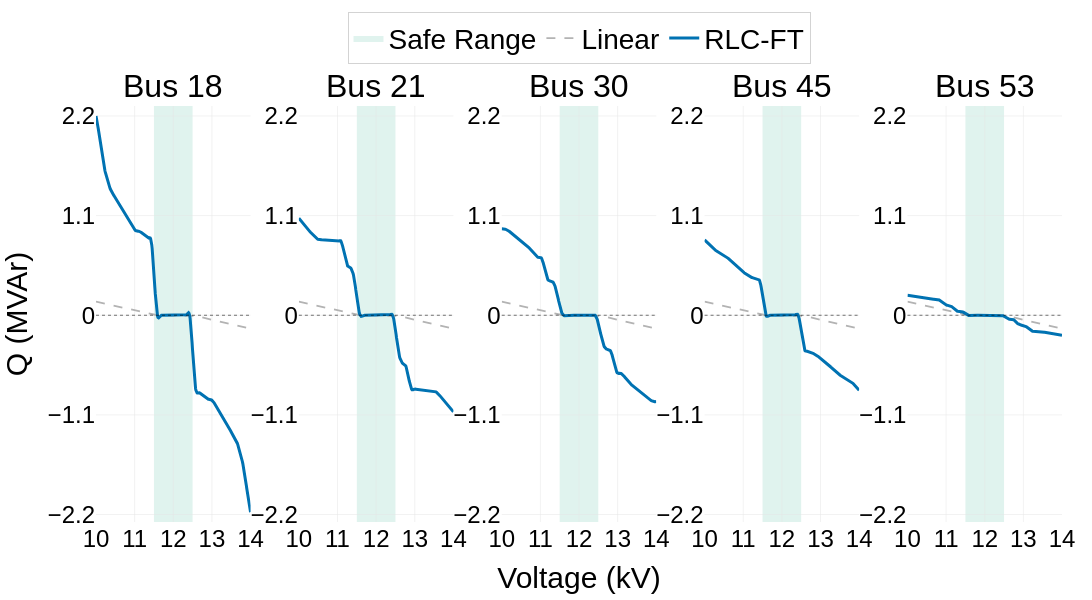

This figure's notebook cell:
### Code cell
def enhanced_policy_plot_v2(
    policy_net,
    topology,
    bus_indices=(0, 1, 2, 3, 4),
    bus_titles=('Bus 18', 'Bus 21', 'Bus 30', 'Bus 45', 'Bus 53'),
    x_range=(10.0, 14.0),            # kV
    safe_range=(11.5, 12.5),         # kV
    N=400,
    linear_scale=1.0,                # 若需将线性基线缩放，请设为>1
    smoothing='savgol',              # 'savgol', 'moving', None
    smooth_window=25, smooth_poly=3
):
    """
    Five-panel policy visualization comparing RLC-FT vs Linear on representative buses.
    - Consistent styling across subplots
    - Light safe-range shading
    - Global unified Y-axis range and ticks for comparability
    """
    import numpy as np
    import plotly.graph_objects as go
    from plotly.subplots import make_subplots
    import torch

    # ---------- helpers ----------
    def moving_average(a, n=21):
        a = np.asarray(a, float)
        if n <= 1: return a
        return np.convolve(a, np.ones(n)/n, mode='same')

    def smooth_vec(y):
        y = np.asarray(y, float)
        if smoothing is None:
            return y
        if smoothing == 'moving':
            return moving_average(y, n=max(5, smooth_window//2))
        if smoothing == 'savgol':
            try:
                from scipy.signal import savgol_filter
                win = smooth_window if smooth_window % 2 == 1 else smooth_window + 1
                win = min(win, len(y) - (1 - len(y) % 2))
                win = max(win, 5) if win % 2 == 1 else max(win-1, 5)
                win = min(win, len(y) - (1 - len(y) % 2))
                if win < 5:
                    return moving_average(y, n=max(3, len(y)//10))
                poly = min(smooth_poly, max(2, (win-1)//2))
                return savgol_filter(y, window_length=win, polyorder=poly, mode='interp')
            except Exception:
                return moving_average(y, n=max(5, smooth_window//2))
        return y

    def tolist(x):
        return np.asarray(x).tolist()

    # ---------- styles ----------
    safe_fill = "rgba(0, 158, 115, 0.12)"  # 淡绿
    color_rlc = "#0072B2"                  # 蓝
    color_lin = "#B3B3B3"                  # 浅灰
    zero_line = "rgba(0,0,0,0.55)"

    # ---------- sampling ----------
    x_vals = np.linspace(float(x_range[0]), float(x_range[1]), int(N))
    # 假设 policy_net[i] 接受电压标幺值，这里沿用你之前：0.80 + 0.001*j
    v_pu = 0.80 + 0.001 * np.arange(N)     # 若需严格以 x_vals/12，请自行替换

    # ---------- first pass: compute all data to set global Y range ----------
    all_linear, all_rlc = [], []

    # 暂存每个子图数据
    per_bus_data = []

    for i in bus_indices:
        # 线性基线（与原实现保持一致）
        baseline_vals = []
        for vp in v_pu.tolist():
            base = np.maximum(vp - 1.05, 0) - np.maximum(0.95 - vp, 0)
            baseline_vals.append(-base)
        baseline_vals = np.asarray(baseline_vals, float) * float(linear_scale)

        # RLC-FT
        q_rlc = []
        with torch.no_grad():
            for vp in v_pu.tolist():
                st = torch.as_tensor([[float(vp)]], dtype=torch.float32)
                act = policy_net[i](st, topology)
                q_rlc.append(float((-act[0].detach().cpu().numpy().item())))
        q_rlc = smooth_vec(q_rlc)

        per_bus_data.append((baseline_vals, q_rlc))
        all_linear.append(baseline_vals)
        all_rlc.append(q_rlc)

    all_linear = np.concatenate(all_linear)
    all_rlc = np.concatenate(all_rlc)
    global_min = 1.05 * float(min(all_linear.min(), all_rlc.min()))
    global_max = 1.05 * float(max(all_linear.max(), all_rlc.max()))
    # 生成均匀tick（5个刻度），对齐0
    def nice_ticks(ymin, ymax, k=5):
        span = ymax - ymin
        if span <= 0: return [ymin, ymax]
        step = span / (k - 1)
        # 四舍五入到0.1
        step = max(0.1, round(step / 0.1) * 0.1)
        ticks = np.arange(np.floor(ymin / step) * step, ymax + 0.5 * step, step)
        return ticks.tolist()
    yticks = nice_ticks(global_min, global_max, k=5)

    # ---------- build figure ----------
    fig = make_subplots(
        rows=1, cols=len(bus_indices),
        subplot_titles=list(bus_titles),
        horizontal_spacing=0.05
    )
    for ann in fig.layout.annotations:
        ann.font.size = NATURE_CONFIG.get("font_title", 18)
        ann.font.family = "Arial"

    # 循环添加子图
    for idx, i in enumerate(bus_indices):
        row, col = 1, idx + 1
        baseline_vals, q_rlc = per_bus_data[idx]

        # 安全带
        fig.add_shape(
            type="rect",
            x0=float(safe_range[0]), x1=float(safe_range[1]),
            y0=float(global_min) - 1.0, y1=float(global_max) + 1.0,   # 覆盖全高
            fillcolor=safe_fill, line=dict(width=0), layer="below",
            row=row, col=col
        )
        # 图例中的“Safe Range”占位只在第一个子图添加一次
        if idx == 0:
            fig.add_trace(
                go.Scatter(
                    x=[None], y=[None],
                    mode='lines',
                    fill='toself',
                    fillcolor=safe_fill,
                    line=dict(width=0),
                    name="Safe Range",
                    showlegend=True
                ),
                row=row, col=col
            )

        # 零线
        fig.add_hline(y=0.0, line=dict(color=zero_line, width=1, dash="dot"), row=row, col=col)

        # 线性基线（轻、短虚线）
        fig.add_trace(
            go.Scatter(
                x=tolist(x_vals), y=tolist(baseline_vals),
                mode='lines',
                name='Linear',
                line=dict(color=color_lin, width=1.8, dash='dash'),
                showlegend=(idx == 0),
                hovertemplate='Voltage=%{x:.2f} kV<br>Q=%{y:.3f} MVAr<extra></extra>'
            ),
            row=row, col=col
        )

        # RLC-FT
        fig.add_trace(
            go.Scatter(
                x=tolist(x_vals), y=tolist(q_rlc),
                mode='lines',
                name='RLC-FT',
                line=dict(color=color_rlc, width=3.0),
                showlegend=(idx == 0),
                hovertemplate='Voltage=%{x:.2f} kV<br>Q=%{y:.3f} MVAr<extra></extra>'
            ),
            row=row, col=col
        )

        # 轴
        fig.update_xaxes(
            title_text="Voltage (kV)" if col == (len(bus_indices)+1)//2 else None,
            title_font=dict(size=NATURE_CONFIG.get('font_axis_title', 16)+2),
            tickfont=dict(size=NATURE_CONFIG.get('font_axis', 12)),
            range=[float(x_range[0]), float(x_range[1])],
            showgrid=True, gridwidth=0.5, gridcolor='#E5E5E5',
            zeroline=False, dtick=1.0,
            row=row, col=col
        )
        fig.update_yaxes(
            title_text="Q (MVAr)" if col == 1 else None,
            title_font=dict(size=NATURE_CONFIG.get('font_axis_title', 16)+2),
            tickfont=dict(size=NATURE_CONFIG.get('font_axis', 12)),
            range=[float(global_min), float(global_max)],
            tickmode='array', tickvals=yticks,
            showgrid=True, gridwidth=0.5, gridcolor='#E5E5E5',
            zeroline=False,
            row=row, col=col
        )

    # ---------- layout ----------
    fig.update_layout(
        font=dict(family='Arial', size=NATURE_CONFIG.get('font_base', 16), color='black')),
    fig.update_layout(
        width=NATURE_CONFIG.get('width', 1600),
        height=600,
        margin=dict(l=60, r=30, t=90, b=60),
        legend=dict(
            orientation="h",
            yanchor="bottom", y=1.10,
            xanchor="center", x=0.5,
            bgcolor='rgba(255,255,255,0.75)',
            bordercolor='lightgray', borderwidth=1,
            font=dict(size=NATURE_CONFIG.get('font_legend', 14))
        ),
        plot_bgcolor='white',
        paper_bgcolor='white'
    )

    fig.show()
    return fig

# 使用示例：
fig = enhanced_policy_plot_v2(agent_policy_net, topology,
    bus_indices=(0,1,2,3,4),
    bus_titles=('Bus 18','Bus 21','Bus 30','Bus 45','Bus 53'),
    x_range=(10.0,14.0),
    safe_range=(11.5,12.5),
    N=400,
    linear_scale=1.0,
    smoothing='savgol', smooth_window=25, smooth_poly=3)

### Figure 1 — Plotly figure (JSON) as saved in the notebook; plotly's stock layout.template omitted (floating-point values rounded to 4 significant figures; data arrays with more than 128 entries replaced by an {"elided": "..."} marker saying what was removed)
{"data": [{"fill": "toself", "fillcolor": "rgba(0, 158, 115, 0.12)", "line": {"width": 0}, "mode": "lines", "name": "Safe Range", "showlegend": true, "type": "scatter", "x": [null], "xaxis": "x", "y": [null], "yaxis": "y"}, {"hovertemplate": "Voltage=%{x:.2f} kV<br>Q=%{y:.3f} MVAr<extra></extra>", "line": {"color": "#B3B3B3", "dash": "dash", "width": 1.8}, "mode": "lines", "name": "Linear", "showlegend": true, "type": "scatter", "x": {"elided": "400 float values"}, "xaxis": "x", "y": {"elided": "400 float values"}, "yaxis": "y"}, {"hovertemplate": "Voltage=%{x:.2f} kV<br>Q=%{y:.3f} MVAr<extra></extra>", "line": {"color": "#0072B2", "width": 3}, "mode": "lines", "name": "RLC-FT", "showlegend": true, "type": "scatter", "x": {"elided": "400 float values"}, "xaxis": "x", "y": {"elided": "400 float values"}, "yaxis": "y"}, {"hovertemplate": "Voltage=%{x:.2f} kV<br>Q=%{y:.3f} MVAr<extra></extra>", "line": {"color": "#B3B3B3", "dash": "dash", "width": 1.8}, "mode": "lines", "name": "Linear", "showlegend": false, "type": "scatter", "x": {"elided": "400 float values"}, "xaxis": "x2", "y": {"elided": "400 float values"}, "yaxis": "y2"}, {"hovertemplate": "Voltage=%{x:.2f} kV<br>Q=%{y:.3f} MVAr<extra></extra>", "line": {"color": "#0072B2", "width": 3}, "mode": "lines", "name": "RLC-FT", "showlegend": false, "type": "scatter", "x": {"elided": "400 float values"}, "xaxis": "x2", "y": {"elided": "400 float values"}, "yaxis": "y2"}, {"hovertemplate": "Voltage=%{x:.2f} kV<br>Q=%{y:.3f} MVAr<extra></extra>", "line": {"color": "#B3B3B3", "dash": "dash", "width": 1.8}, "mode": "lines", "name": "Linear", "showlegend": false, "type": "scatter", "x": {"elided": "400 float values"}, "xaxis": "x3", "y": {"elided": "400 float values"}, "yaxis": "y3"}, {"hovertemplate": "Voltage=%{x:.2f} kV<br>Q=%{y:.3f} MVAr<extra></extra>", "line": {"color": "#0072B2", "width": 3}, "mode": "lines", "name": "RLC-FT", "showlegend": false, "type": "scatter", "x": {"elided": "400 float values"}, "xaxis": "x3", "y": {"elided": "400 float values"}, "yaxis": "y3"}, {"hovertemplate": "Voltage=%{x:.2f} kV<br>Q=%{y:.3f} MVAr<extra></extra>", "line": {"color": "#B3B3B3", "dash": "dash", "width": 1.8}, "mode": "lines", "name": "Linear", "showlegend": false, "type": "scatter", "x": {"elided": "400 float values"}, "xaxis": "x4", "y": {"elided": "400 float values"}, "yaxis": "y4"}, {"hovertemplate": "Voltage=%{x:.2f} kV<br>Q=%{y:.3f} MVAr<extra></extra>", "line": {"color": "#0072B2", "width": 3}, "mode": "lines", "name": "RLC-FT", "showlegend": false, "type": "scatter", "x": {"elided": "400 float values"}, "xaxis": "x4", "y": {"elided": "400 float values"}, "yaxis": "y4"}, {"hovertemplate": "Voltage=%{x:.2f} kV<br>Q=%{y:.3f} MVAr<extra></extra>", "line": {"color": "#B3B3B3", "dash": "dash", "width": 1.8}, "mode": "lines", "name": "Linear", "showlegend": false, "type": "scatter", "x": {"elided": "400 float values"}, "xaxis": "x5", "y": {"elided": "400 float values"}, "yaxis": "y5"}, {"hovertemplate": "Voltage=%{x:.2f} kV<br>Q=%{y:.3f} MVAr<extra></extra>", "line": {"color": "#0072B2", "width": 3}, "mode": "lines", "name": "RLC-FT", "showlegend": false, "type": "scatter", "x": {"elided": "400 float values"}, "xaxis": "x5", "y": {"elided": "400 float values"}, "yaxis": "y5"}], "layout": {"annotations": [{"font": {"family": "Arial", "size": 32}, "showarrow": false, "text": "Bus 18", "x": 0.08, "xanchor": "center", "xref": "paper", "y": 1, "yanchor": "bottom", "yref": "paper"}, {"font": {"family": "Arial", "size": 32}, "showarrow": false, "text": "Bus 21", "x": 0.29, "xanchor": "center", "xref": "paper", "y": 1, "yanchor": "bottom", "yref": "paper"}, {"font": {"family": "Arial", "size": 32}, "showarrow": false, "text": "Bus 30", "x": 0.5, "xanchor": "center", "xref": "paper", "y": 1, "yanchor": "bottom", "yref": "paper"}, {"font": {"family": "Arial", "size": 32}, "showarrow": false, "text": "Bus 45", "x": 0.71, "xanchor": "center", "xref": "paper", "y": 1, "yanchor": "bottom", "yref": "paper"}, {"font": {"family": "Arial", "size": 32}, "showarrow": false, "text": "Bus 53", "x": 0.92, "xanchor": "center", "xref": "paper", "y": 1, "yanchor": "bottom", "yref": "paper"}], "font": {"color": "black", "family": "Arial", "size": 28}, "height": 600, "legend": {"bgcolor": "rgba(255,255,255,0.75)", "bordercolor": "lightgray", "borderwidth": 1, "font": {"size": 28}, "orientation": "h", "x": 0.5, "xanchor": "center", "y": 1.1, "yanchor": "bottom"}, "margin": {"b": 60, "l": 60, "r": 30, "t": 90}, "paper_bgcolor": "white", "plot_bgcolor": "white", "shapes": [{"fillcolor": "rgba(0, 158, 115, 0.12)", "layer": "below", "line": {"width": 0}, "type": "rect", "x0": 11.5, "x1": 12.5, "xref": "x", "y0": -3.282, "y1": 3.31, "yref": "y"}, {"line": {"color": "rgba(0,0,0,0.55)", "dash": "dot", "width": 1}, "type": "line", "x0": 0, "x1": 1, "xref": "x domain", "y0": 0, "y1": 0, "yref": "y"}, {"fillcolor": "rgba(0, 158, 115, 0.12)", "layer": "below", "line": {"width": 0}, "type": "rect", "x0": 11.5, "x1": 12.5, "xref": "x2", "y0": -3.282, "y1": 3.31, "yref": "y2"}, {"line": {"color": "rgba(0,0,0,0.55)", "dash": "dot", "width": 1}, "type": "line", "x0": 0, "x1": 1, "xref": "x2 domain", "y0": 0, "y1": 0, "yref": "y2"}, {"fillcolor": "rgba(0, 158, 115, 0.12)", "layer": "below", "line": {"width": 0}, "type": "rect", "x0": 11.5, "x1": 12.5, "xref": "x3", "y0": -3.282, "y1": 3.31, "yref": "y3"}, {"line": {"color": "rgba(0,0,0,0.55)", "dash": "dot", "width": 1}, "type": "line", "x0": 0, "x1": 1, "xref": "x3 domain", "y0": 0, "y1": 0, "yref": "y3"}, {"fillcolor": "rgba(0, 158, 115, 0.12)", "layer": "below", "line": {"width": 0}, "type": "rect", "x0": 11.5, "x1": 12.5, "xref": "x4", "y0": -3.282, "y1": 3.31, "yref": "y4"}, {"line": {"color": "rgba(0,0,0,0.55)", "dash": "dot", "width": 1}, "type": "line", "x0": 0, "x1": 1, "xref": "x4 domain", "y0": 0, "y1": 0, "yref": "y4"}, {"fillcolor": "rgba(0, 158, 115, 0.12)", "layer": "below", "line": {"width": 0}, "type": "rect", "x0": 11.5, "x1": 12.5, "xref": "x5", "y0": -3.282, "y1": 3.31, "yref": "y5"}, {"line": {"color": "rgba(0,0,0,0.55)", "dash": "dot", "width": 1}, "type": "line", "x0": 0, "x1": 1, "xref": "x5 domain", "y0": 0, "y1": 0, "yref": "y5"}], "width": 1800, "xaxis": {"anchor": "y", "domain": [0, 0.16], "dtick": 1, "gridcolor": "#E5E5E5", "gridwidth": 0.5, "range": [10, 14], "showgrid": true, "tickfont": {"size": 24}, "title": {"font": {"size": 30}}, "zeroline": false}, "xaxis2": {"anchor": "y2", "domain": [0.21, 0.37], "dtick": 1, "gridcolor": "#E5E5E5", "gridwidth": 0.5, "range": [10, 14], "showgrid": true, "tickfont": {"size": 24}, "title": {"font": {"size": 30}}, "zeroline": false}, "xaxis3": {"anchor": "y3", "domain": [0.42, 0.58], "dtick": 1, "gridcolor": "#E5E5E5", "gridwidth": 0.5, "range": [10, 14], "showgrid": true, "tickfont": {"size": 24}, "title": {"font": {"size": 30}, "text": "Voltage (kV)"}, "zeroline": false}, "xaxis4": {"anchor": "y4", "domain": [0.63, 0.79], "dtick": 1, "gridcolor": "#E5E5E5", "gridwidth": 0.5, "range": [10, 14], "showgrid": true, "tickfont": {"size": 24}, "title": {"font": {"size": 30}}, "zeroline": false}, "xaxis5": {"anchor": "y5", "domain": [0.84, 1], "dtick": 1, "gridcolor": "#E5E5E5", "gridwidth": 0.5, "range": [10, 14], "showgrid": true, "tickfont": {"size": 24}, "title": {"font": {"size": 30}}, "zeroline": false}, "yaxis": {"anchor": "x", "domain": [0, 1], "gridcolor": "#E5E5E5", "gridwidth": 0.5, "range": [-2.282, 2.31], "showgrid": true, "tickfont": {"size": 24}, "tickmode": "array", "tickvals": [-3.3, -2.2, -1.1, 0, 1.1, 2.2], "title": {"font": {"size": 30}, "text": "Q (MVAr)"}, "zeroline": false}, "yaxis2": {"anchor": "x2", "domain": [0, 1], "gridcolor": "#E5E5E5", "gridwidth": 0.5, "range": [-2.282, 2.31], "showgrid": true, "tickfont": {"size": 24}, "tickmode": "array", "tickvals": [-3.3, -2.2, -1.1, 0, 1.1, 2.2], "title": {"font": {"size": 30}}, "zeroline": false}, "yaxis3": {"anchor": "x3", "domain": [0, 1], "gridcolor": "#E5E5E5", "gridwidth": 0.5, "range": [-2.282, 2.31], "showgrid": true, "tickfont": {"size": 24}, "tickmode": "array", "tickvals": [-3.3, -2.2, -1.1, 0, 1.1, 2.2], "title": {"font": {"size": 30}}, "zeroline": false}, "yaxis4": {"anchor": "x4", "domain": [0, 1], "gridcolor": "#E5E5E5", "gridwidth": 0.5, "range": [-2.282, 2.31], "showgrid": true, "tickfont": {"size": 24}, "tickmode": "array", "tickvals": [-3.3, -2.2, -1.1, 0, 1.1, 2.2], "title": {"font": {"size": 30}}, "zeroline": false}, "yaxis5": {"anchor": "x5", "domain": [0, 1], "gridcolor": "#E5E5E5", "gridwidth": 0.5, "range": [-2.282, 2.31], "showgrid": true, "tickfont": {"size": 24}, "tickmode": "array", "tickvals": [-3.3, -2.2, -1.1, 0, 1.1, 2.2], "title": {"font": {"size": 30}}, "zeroline": false}}}
